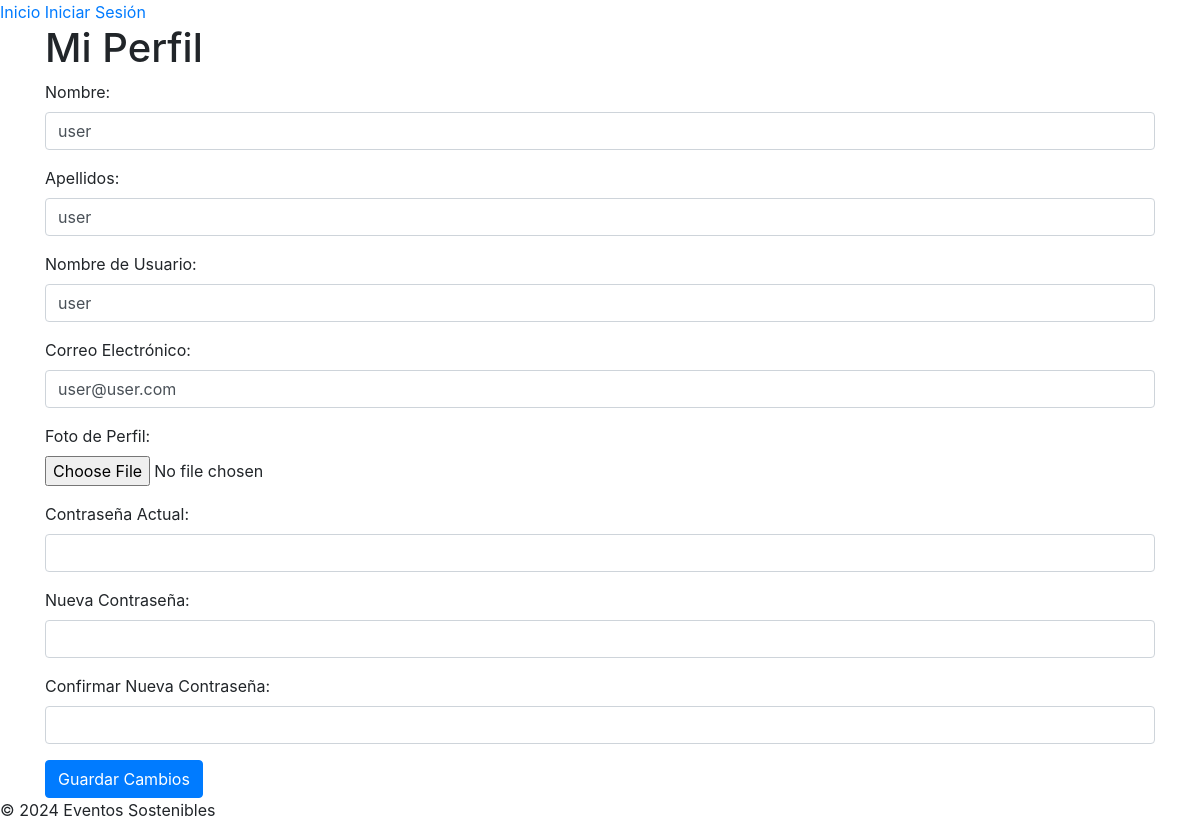
The app's page /user/profile.php (signed in) with its own data.
### tables this page shows
CREATE TABLE `users` (
  `id` int(11) NOT NULL,
  `nombre` varchar(100) NOT NULL,
  `apellidos` varchar(100) NOT NULL,
  `nombre_usuario` varchar(50) NOT NULL,
  `imagen_perfil` varchar(255) DEFAULT NULL,
  `email` varchar(100) NOT NULL,
  `contrasena` varchar(255) NOT NULL,
  `rol` enum('usuario','admin') DEFAULT 'usuario'
);

### models/User.php (called while the page is built, shortened)
<?php
class User {
    private $pdo;
    public function __construct($pdo) {
        $this->pdo = $pdo;
    }
    public function getUserById($id) {
        $sql = "SELECT * FROM users WHERE id = ?";
        $stmt = $this->pdo->prepare($sql);
        $stmt->execute([$id]);
        return $stmt->fetch();
    }
}
?>

### user/profile.php (the view, shortened to what this page needs)
<?php
require_once '../../config/config.php';
require_once '../../models/User.php';
$userModel = new User($pdo);
$user = $userModel->getUserById($_SESSION['user']['id']);
include '../templates/header.php';
?>
<div class="container">
    <h1>Mi Perfil</h1>
    <form method="post" action="../../controllers/ProfileController.php" enctype="multipart/form-data">
        <div class="form-group">
            <label for="nombre">Nombre:</label>
            <input type="text" name="nombre" class="form-control" required value="<?= htmlspecialchars($user['nombre']) ?>">
        </div>
        <div class="form-group">
            <label for="apellidos">Apellidos:</label>
            <input type="text" name="apellidos" class="form-control" required value="<?= htmlspecialchars($user['apellidos']) ?>">
        </div>
        <div class="form-group">
            <label for="nombre_usuario">Nombre de Usuario:</label>
            <input type="text" name="nombre_usuario" class="form-control" required value="<?= htmlspecialchars($user['nombre_usuario']) ?>">
        </div>
        <div class="form-group">
            <label for="email">Correo Electrónico:</label>
            <input type="email" name="email" class="form-control" required value="<?= htmlspecialchars($user['email']) ?>">
        </div>
        <div class="form-group">
            <label for="imagen_perfil">Foto de Perfil:</label>
            <input type="file" name="imagen_perfil" class="form-control-file">
        </div>
        <div class="form-group">
            <label for="contrasena_actual">Contraseña Actual:</label>
            <input type="password" name="contrasena_actual" class="form-control">
        </div>
        <div class="form-group">
            <label for="nueva_contrasena">Nueva Contraseña:</label>
            <input type="password" name="nueva_contrasena" class="form-control">
        </div>
        <div class="form-group">
            <label for="confirmar_contrasena">Confirmar Nueva Contraseña:</label>
            <input type="password" name="confirmar_contrasena" class="form-control">
        </div>
        <button type="submit" class="btn btn-primary">Guardar Cambios</button>
    </form>
</div>
<?php include '../templates/footer.php'; ?>

### records on screen
users: nombre "user", apellidos "user", nombre_usuario "user", email "user@user.com"
